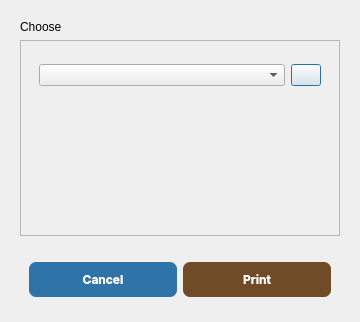
<?xml version="1.0" encoding="UTF-8"?>
<ui version="4.0">
 <class>Dialog</class>
 <widget class="QDialog" name="Dialog">
  <property name="geometry">
   <rect>
    <x>0</x>
    <y>0</y>
    <width>360</width>
    <height>322</height>
   </rect>
  </property>
  <property name="windowTitle">
   <string>Dialog</string>
  </property>
  <layout class="QHBoxLayout" name="horizontalLayout">
   <item>
    <widget class="QWidget" name="widget" native="true">
     <layout class="QVBoxLayout" name="verticalLayout_2">
      <item>
       <widget class="QLabel" name="label">
        <property name="text">
         <string>Choose</string>
        </property>
        <property name="wordWrap">
         <bool>false</bool>
        </property>
       </widget>
      </item>
      <item>
       <widget class="QScrollArea" name="scrollArea">
        <property name="acceptDrops">
         <bool>false</bool>
        </property>
        <property name="widgetResizable">
         <bool>true</bool>
        </property>
        <property name="alignment">
         <set>Qt::AlignLeading|Qt::AlignLeft|Qt::AlignTop</set>
        </property>
        <widget class="QWidget" name="scrollAreaWidgetContents">
         <property name="geometry">
          <rect>
           <x>0</x>
           <y>0</y>
           <width>322</width>
           <height>196</height>
          </rect>
         </property>
         <layout class="QVBoxLayout" name="verticalLayout">
          <item>
           <widget class="QWidget" name="combine" native="true">
            <property name="maximumSize">
             <size>
              <width>16777215</width>
              <height>50</height>
             </size>
            </property>
            <property name="layoutDirection">
             <enum>Qt::LeftToRight</enum>
            </property>
            <layout class="QHBoxLayout" name="horizontalLayout_4">
             <item>
              <widget class="QComboBox" name="comboBox"/>
             </item>
             <item>
              <widget class="QPushButton" name="pushButton">
               <property name="maximumSize">
                <size>
                 <width>30</width>
                 <height>16777215</height>
                </size>
               </property>
               <property name="text">
                <string/>
               </property>
               <property name="icon">
                <iconset resource="images/images.qrc">
                 <normaloff>:/images/exit.png</normaloff>:/images/exit.png</iconset>
               </property>
              </widget>
             </item>
            </layout>
           </widget>
          </item>
          <item>
           <widget class="QWidget" name="widget_3" native="true"/>
          </item>
         </layout>
        </widget>
       </widget>
      </item>
      <item>
       <widget class="QWidget" name="widget_21" native="true">
        <layout class="QHBoxLayout" name="horizontalLayout_15">
         <property name="topMargin">
          <number>20</number>
         </property>
         <property name="bottomMargin">
          <number>5</number>
         </property>
         <item>
          <widget class="QPushButton" name="savebtn">
           <property name="minimumSize">
            <size>
             <width>0</width>
             <height>35</height>
            </size>
           </property>
           <property name="maximumSize">
            <size>
             <width>16777215</width>
             <height>35</height>
            </size>
           </property>
           <property name="styleSheet">
            <string notr="true">#savebtn{
background: #2E74A9;
font-weight:bold;
color: white;
border-radius: 7px;
font-family: Inter;
}


#savebtn::hover{
color: #2E74A9;
border : 3px solid  #2E74A9;
background-color: white;
}
</string>
           </property>
           <property name="text">
            <string>Cancel</string>
           </property>
          </widget>
         </item>
         <item>
          <widget class="QPushButton" name="printbtn">
           <property name="minimumSize">
            <size>
             <width>0</width>
             <height>35</height>
            </size>
           </property>
           <property name="maximumSize">
            <size>
             <width>16777215</width>
             <height>35</height>
            </size>
           </property>
           <property name="styleSheet">
            <string notr="true">#printbtn{
background: #6F4B27;
font-weight:bold;
color: white;
border-radius: 7px;
font-family: Inter;
}


#printbtn:hover{
color: #6F4B27;
border : 3px solid rgb(144,115,87);
background-color: white;
}
</string>
           </property>
           <property name="text">
            <string>Print</string>
           </property>
          </widget>
         </item>
        </layout>
       </widget>
      </item>
     </layout>
    </widget>
   </item>
  </layout>
 </widget>
 <resources>
  <include location="images/images.qrc"/>
 </resources>
 <connections/>
</ui>
